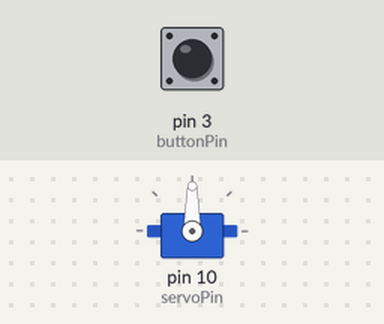
The sketch below on a simulated Arduino Uno, built with avr-gcc and run on an emulated ATmega328P. On the bench: servo. The test bench sets the inputs (shaded band); at power-on: pin 3 (buttonPin) LOW.

Above: at 1.2 s.
1.3 s: pin 3 (buttonPin) pulled HIGH for 3.2 s
At 4.7 s:
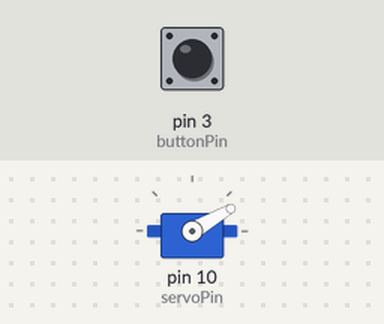
6.0 s: pin 3 (buttonPin) pulled HIGH for 0.15 s
At 7.2 s:
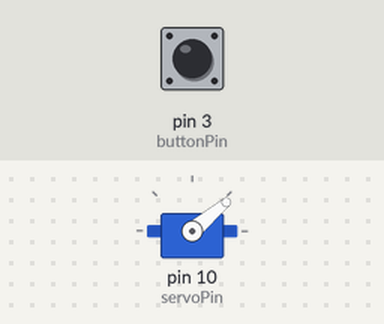
7.6 s: pin 3 (buttonPin) pulled HIGH for 3.2 s
At 8.4 s:
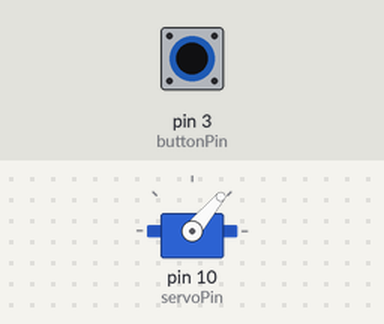
12.3 s: pin 3 (buttonPin) pulled HIGH for 3.2 s
At 16.6 s:
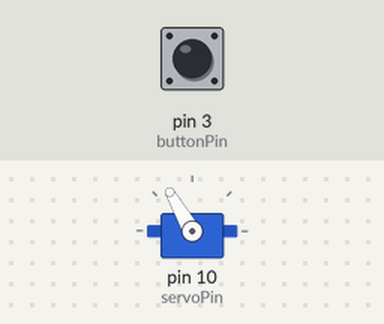
17.0 s: pin 3 (buttonPin) pulled HIGH for 3.2 s
At 21.4 s:
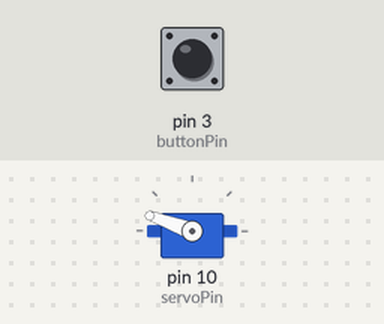
Timing chart, 0 to 22.7 s (numbered marks = the images above; inputs shaded):
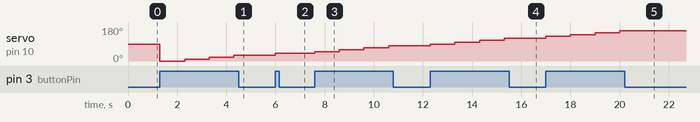

The sketch:

servo_plusten_angle.ino
```cpp
#include <Servo.h>

Servo myservo;
int buttonPin = 3;
int servoPin = 10;
int angle = 0;
int angval = 0;
int buttonval = 0;

void setup() {
  myservo.attach(servoPin);
  pinMode(buttonPin, INPUT);
}
void loop() {
  int buttonState = digitalRead(buttonPin);
  if (buttonState == HIGH) {
    buttonval = buttonval + 1;
    if (buttonval <= 18){
      angle = angle + 10;
      myservo.write(angval);
      angval = angle;
      delay(1000);
    if (buttonval >= 18){
      myservo.write(0);
      angval = 0;
      angle = 0;
      buttonval = 0;
    }
  }
  }
}
```

Measured:
- after the input at 1.3 s, servo on pin 10 (servoPin): 90° → 0° at once, → 10° 1.0 s later, → 20° 1.0 s later, → 30° 1.0 s later
- after the input at 6.0 s, servo on pin 10 (servoPin): 30° → 40° at once
- after the input at 7.6 s, servo on pin 10 (servoPin): 40° → 50° at once, → 60° 1.0 s later, → 70° 1.0 s later, → 80° 1.0 s later
- after the input at 12.3 s, servo on pin 10 (servoPin): 80° → 90° at once, → 100° 1.0 s later, → 110° 1.0 s later, → 120° 1.0 s later
- after the input at 17.0 s, servo on pin 10 (servoPin): 120° → 130° at once, → 140° 1.0 s later, → 150° 1.0 s later, → 160° 1.0 s later
